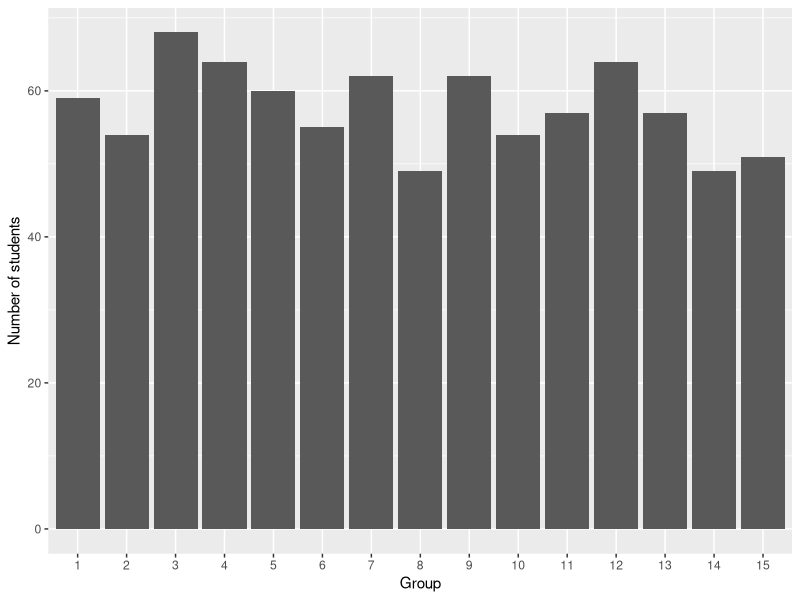
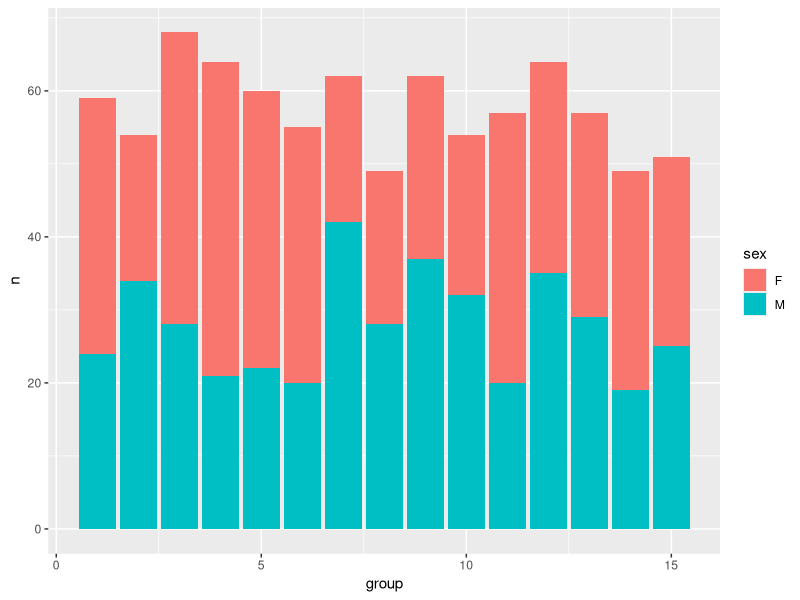
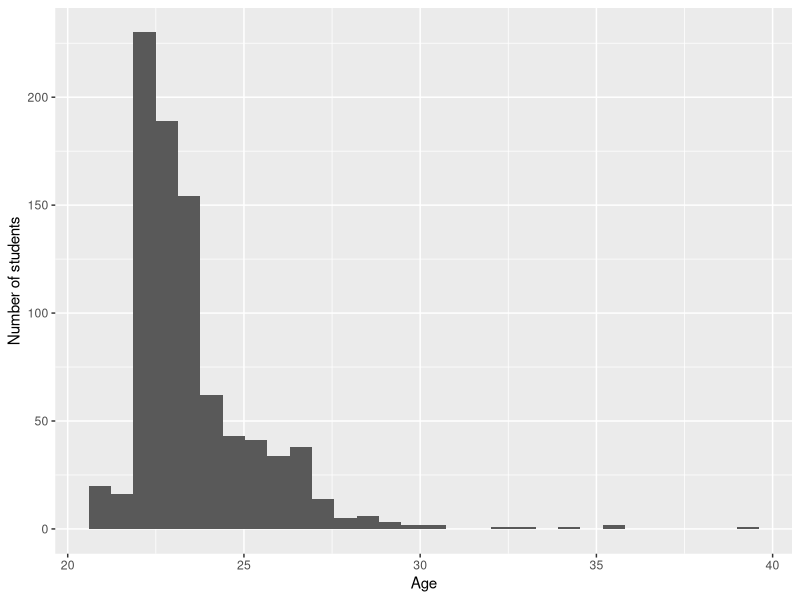
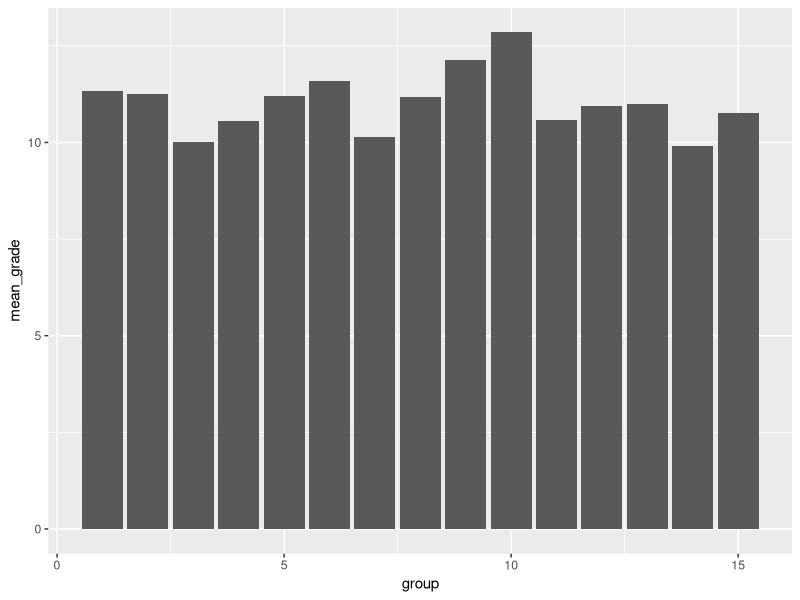
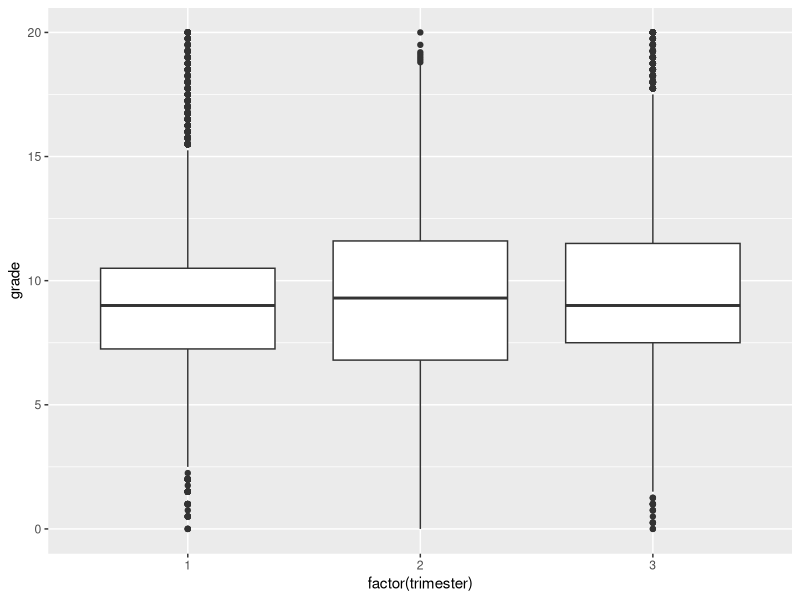
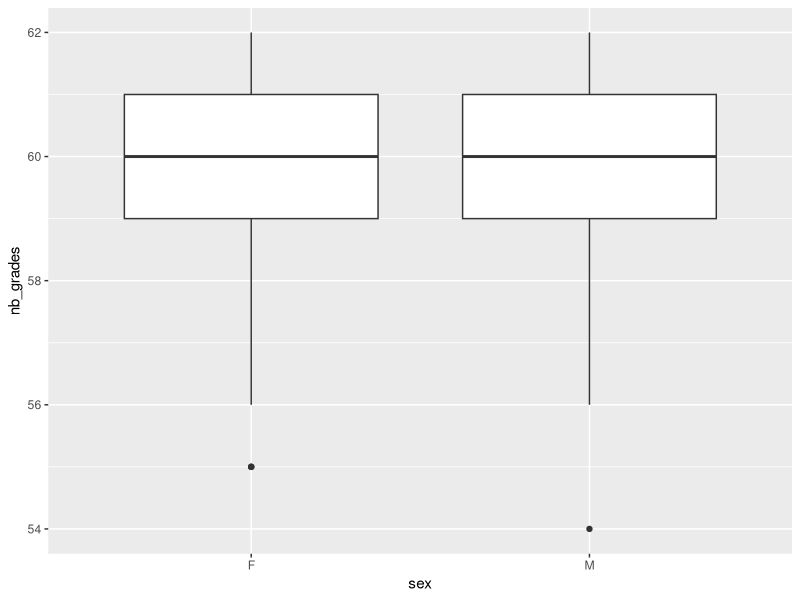

These charts were generated, in order, by the following R code:
## ---- chunk 1
library(readr)
library(here)
courses <- read_csv(here("courses.csv"), show_col_types = FALSE)
## ---- chunk 2
library(dplyr)
library(knitr)

courses |> 
  rename(
    course_name = course,
    identifier = course_id,
    number_of_exams = nb_grades
  ) |> 
  arrange(course_name) |> 
  kable()
## ---- chunk 3

students <- read_csv(here("students.csv"),show_col_types = FALSE) |>
  mutate(
    birth_date = as.Date(birth_date),
    sex = factor(sex)
  )

birth_date_class <- class(students$birth_date)
sex_class <- class(students$sex)

students |>
  slice_head(n = 5) |>
  kable()
## ---- chunk 4
library(readr)

grades <- read_delim(
  "grades.csv",
  delim = "|",
  na = "$",
  show_col_types = FALSE
)


## ---- chunk 5
library(dplyr)
library(ggplot2)

students |>
  count(group, name = "nb_students") |>
  ggplot(aes(x = factor(group), y = nb_students)) +
  geom_col() +
  labs(x = "Group", y = "Number of students")
## ---- chunk 6

students |>
  count(group, sex) |>
  ggplot(aes(x = group, y = n, fill = sex)) +
  geom_col()
## ---- chunk 7
library(lubridate)

students |>
  mutate(age = time_length(today() - birth_date, unit = "year")) |>
  ggplot(aes(x = age)) +
  labs(x = "Age", y = "Number of students") +
  geom_histogram()
## ---- chunk 8
median_age <- students |>
  mutate(age = time_length(today() - birth_date, unit = "year")) |>
  group_by(group) |>
  summarise(median_age = round(median(age)))

median_age |>
  kable()
## ---- chunk 9
oldest <- students |>
  mutate(age = round(time_length(today() - birth_date, unit = "year"))) |>
  group_by(group) |>
  filter(age == max(age)) |>
  ungroup() |>
  arrange(desc(age)) |>
  select(id, group, sex, age)

oldest |>
  kable()
## ---- chunk 10
library(dplyr)
library(tidyr)

nb_grades <- grades |>
  drop_na(grade) |>
  nrow()
## ---- chunk 11
cna_id <- courses |>
  filter(course == "Celestial Navigation and Astronomy") |>
  pull(course_id)

avg_cna <- students |>
  inner_join(grades, by = "id") |>
  filter(course_id == cna_id) |>
  group_by(group) |>
  summarise(mean_grade = mean(grade, na.rm = TRUE))

avg_cna |>
  ggplot(aes(x = group, y = mean_grade)) +
  geom_col()
## ---- chunk 12
library(dplyr)
library(ggplot2)

grades_trimester <- grades |>
  inner_join(courses, by = "course_id")

grades_trimester |>
  ggplot(aes(x = factor(trimester), y = grade)) +
  geom_boxplot()
## ---- chunk 13

grades_per_student <- grades |>
  filter(!is.na(grade)) |>
  group_by(id) |>
  summarise(nb_grades = n()) |>
  inner_join(students, by = "id") |>
  select(id, group, sex, nb_grades)


grades_per_student |>
  slice_head(n = 5) |>
  kable()

summary_table <- grades_per_student |>
  summarise(
    min = min(nb_grades),
    max = max(nb_grades),
    mean = mean(nb_grades),
    median = median(nb_grades)
  )
## ---- chunk 14
library(ggplot2)

grades_per_student |>
  ggplot(aes(x = sex, y = nb_grades)) +
  geom_boxplot()
## ---- chunk 15

emc_id <- courses |>
  filter(course == "Elemental Mastery and Control") |>
  pull(course_id)

emc_counts <- grades |>
  filter(course_id == emc_id) |>
  group_by(id) |>
  summarise(nb_grades = n())

emc_per_student <- students |>
  inner_join(emc_counts, by = "id") |>
  select(id, group, nb_grades)

emc_per_student |>
  slice_head(n = 5) |>
  kable()
